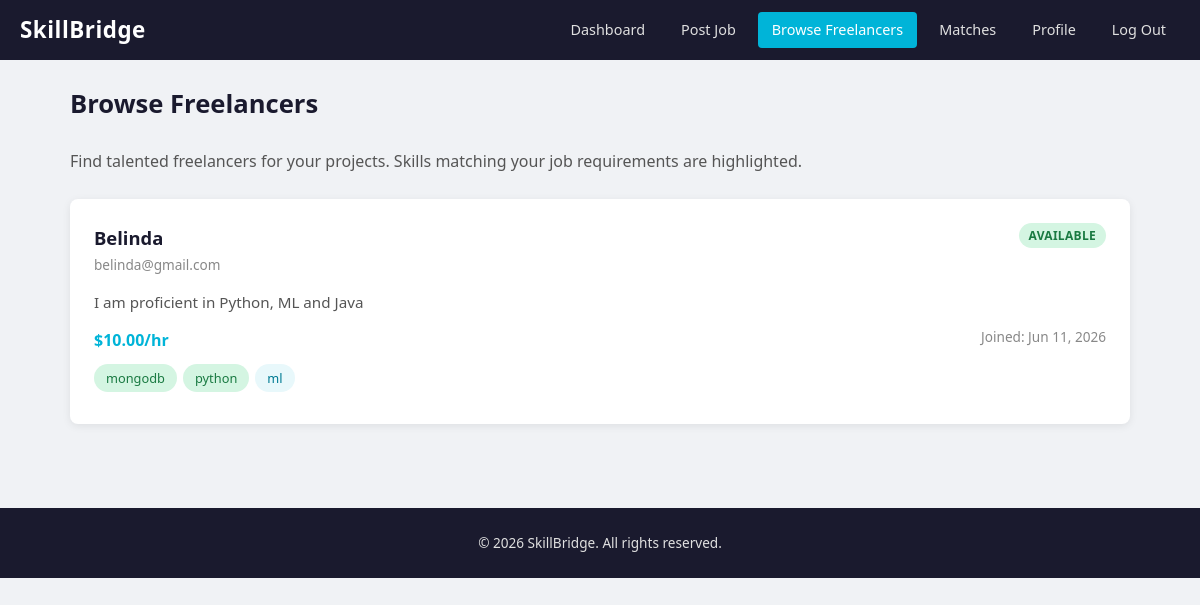
The app's page /browse_freelancers.php (signed in) with its own data.
### tables this page shows
CREATE TABLE users (
        id INTEGER PRIMARY KEY AUTOINCREMENT,
        name TEXT NOT NULL,
        email TEXT NOT NULL UNIQUE,
        password TEXT NOT NULL,
        role TEXT NOT NULL CHECK(role IN ('freelancer', 'client')),
        bio TEXT DEFAULT '',
        hourly_rate REAL DEFAULT 0,
        availability TEXT DEFAULT 'available',
        created_at DATETIME DEFAULT CURRENT_TIMESTAMP
    );

### db.php (called while the page is built, shortened)
<?php
function h(string $str): string {
    return htmlspecialchars($str, ENT_QUOTES, 'UTF-8');
}
?>

### browse_freelancers.php (the view, shortened to what this page needs)
<?php
require_once __DIR__ . '/db.php';
$user = getCurrentUser($pdo);
$stmt = $pdo->prepare('
    SELECT DISTINCT js.skill_name
    FROM job_skills js
    JOIN jobs j ON js.job_id = j.id
    WHERE j.client_id = ?
');
$stmt->execute([$user['id']]);
$clientJobSkills = $stmt->fetchAll(PDO::FETCH_COLUMN);
$stmt = $pdo->prepare("
    SELECT * FROM users
    WHERE role = 'freelancer'
    ORDER BY created_at DESC
");
$stmt->execute();
$freelancers = $stmt->fetchAll();
?>
<!DOCTYPE html>
<html lang="en">
<head>
    <link rel="stylesheet" href="style.css">
</head>
<body>
    <nav class="navbar">
        <a href="dashboard.php" class="navbar-brand">SkillBridge</a>
        <div class="navbar-links">
            <a href="dashboard.php">Dashboard</a>
            <a href="post_job.php">Post Job</a>
            <a href="browse_freelancers.php" class="active">Browse Freelancers</a>
            <a href="matches.php">Matches</a>
            <a href="profile.php">Profile</a>
            <a href="logout.php">Log Out</a>
        </div>
    </nav>
    <div class="container">
        <h1 class="page-title">Browse Freelancers</h1>
        <p class="page-subtitle">Find talented freelancers for your projects. Skills matching your job requirements are highlighted.</p>
        <?php if (empty($freelancers)): ?>
            <div class="empty-state">
                <p>No freelancers have registered yet.</p>
            </div>
        <?php else: ?>
            <?php foreach ($freelancers as $f): ?>
                <div class="card">
                    <div class="card-header">
                        <div>
                            <h2 class="card-title"><?= h($f['name']) ?></h2>
                            <span class="card-meta"><?= h($f['email']) ?></span>
                        </div>
                        <span class="badge badge-<?= $f['availability'] === 'available' ? 'open' : 'closed' ?>">
                            <?= h(ucfirst($f['availability'])) ?>
                        </span>
                    </div>
                    <?php if ($f['bio']): ?>
                        <div class="card-body"><?= nl2br(h($f['bio'])) ?></div>
                    <?php endif; ?>
                    <div class="flex-between mb-8" style="flex-wrap:wrap; gap:8px;">
                        <?php if ($f['hourly_rate'] > 0): ?>
                            <span class="budget-range">$<?= number_format($f['hourly_rate'], 2) ?>/hr</span>
                        <?php else: ?>
                            <span class="card-meta">Rate not set</span>
                        <?php endif; ?>
                        <span class="card-meta">Joined: <?= h(date('M j, Y', strtotime($f['created_at']))) ?></span>
                    </div>
                    <?php if (!empty($f['skills'])): ?>
                        <div class="skill-tags">
                            <?php foreach ($f['skills'] as $sk): ?>
                                <span class="skill-pill <?= in_array($sk, $clientJobSkills) ? 'match' : '' ?>"><?= h($sk) ?></span>
                            <?php endforeach; ?>
                        </div>
                    <?php else: ?>
                        <span class="card-meta">No skills listed</span>
                    <?php endif; ?>
                </div>
            <?php endforeach; ?>
        <?php endif; ?>
    </div>
    <footer class="footer">&copy; 2026 SkillBridge. All rights reserved.</footer>
</body>
</html>

### style.css (style rules this page uses)
:root { --color-bg-dark: #1a1a2e; --color-bg-page: #f0f2f5; --color-accent: #00b4d8; --color-accent-hover: #0096b7; --color-white: #ffffff; --color-text-primary: #1a1a2e; --color-text-secondary: #555555; --color-text-light: #888888; --color-text-on-dark: #e0e0e0; --color-border: #dcdfe3; --color-danger: #e74c3c; --color-danger-hover: #c0392b; --color-success: #27ae60; --color-success-hover: #219150; --color-warning: #f39c12; --color-pill-bg: #e8f8fb; --color-pill-text: #007b94; --shadow-card: 0 2px 8px rgba(0, 0, 0, 0.08); --shadow-card-hover: 0 4px 16px rgba(0, 0, 0, 0.12); --radius: 8px; --radius-sm: 4px; --radius-pill: 50px; --font-family: 'Segoe UI', -apple-system, BlinkMacSystemFont, sans-serif; --max-width: 1100px; --nav-height: 60px; }
*, *::before, *::after { box-sizing: border-box; margin: 0; padding: 0; }
html { font-size: 16px; scroll-behavior: smooth; }
body { font-family: var(--font-family); background: var(--color-bg-page); color: var(--color-text-primary); line-height: 1.6; min-height: 100vh; }
a { color: var(--color-accent); text-decoration: none; }
.navbar { background: var(--color-bg-dark); height: var(--nav-height); display: flex; align-items: center; justify-content: space-between; padding: 0 20px; position: sticky; top: 0; z-index: 100; }
.navbar-brand { color: var(--color-white); font-size: 1.4rem; font-weight: 700; letter-spacing: 0.5px; }
.navbar-links { display: flex; align-items: center; gap: 8px; }
.navbar-links a { color: var(--color-text-on-dark); padding: 6px 14px; border-radius: var(--radius-sm); font-size: 0.9rem; transition: background 0.2s, color 0.2s; }
.navbar-links a.active { background: var(--color-accent); color: var(--color-white); }
.container { max-width: var(--max-width); margin: 0 auto; padding: 24px 20px; }
.page-title { font-size: 1.6rem; font-weight: 700; margin-bottom: 24px; color: var(--color-text-primary); }
.page-subtitle { font-size: 1rem; color: var(--color-text-secondary); margin-bottom: 24px; }
.card { background: var(--color-white); border-radius: var(--radius); box-shadow: var(--shadow-card); padding: 24px; margin-bottom: 20px; transition: box-shadow 0.2s; }
.card-header { display: flex; justify-content: space-between; align-items: flex-start; margin-bottom: 12px; }
.card-title { font-size: 1.15rem; font-weight: 600; color: var(--color-text-primary); }
.card-meta { font-size: 0.85rem; color: var(--color-text-light); margin-bottom: 8px; }
.card-body { font-size: 0.95rem; color: var(--color-text-secondary); margin-bottom: 12px; }
.skill-tags { display: flex; flex-wrap: wrap; gap: 6px; margin: 8px 0; }
.skill-pill { display: inline-flex; align-items: center; background: var(--color-pill-bg); color: var(--color-pill-text); padding: 4px 12px; border-radius: var(--radius-pill); font-size: 0.8rem; font-weight: 500; }
.skill-pill.match { background: #d4f5e2; color: #1a7a42; }
.badge { display: inline-block; padding: 3px 10px; border-radius: var(--radius-pill); font-size: 0.75rem; font-weight: 600; text-transform: uppercase; letter-spacing: 0.3px; }
.badge-open { background: #d4f5e2; color: #1a7a42; }
.budget-range { font-weight: 600; color: var(--color-accent); font-size: 1rem; }
.footer { background: var(--color-bg-dark); color: var(--color-text-on-dark); text-align: center; padding: 24px 20px; font-size: 0.85rem; margin-top: 40px; }
.mb-8 { margin-bottom: 8px; }
.flex-between { display: flex; justify-content: space-between; align-items: center; }

### records on screen
users: name "Belinda", email "belinda@gmail.com", availability "AVAILABLE", bio "I am proficient in Python, ML and Java", hourly_rate "10.00", created_at "Jun 11, 2026", sk "mongodb", sk "python", sk "ml"
